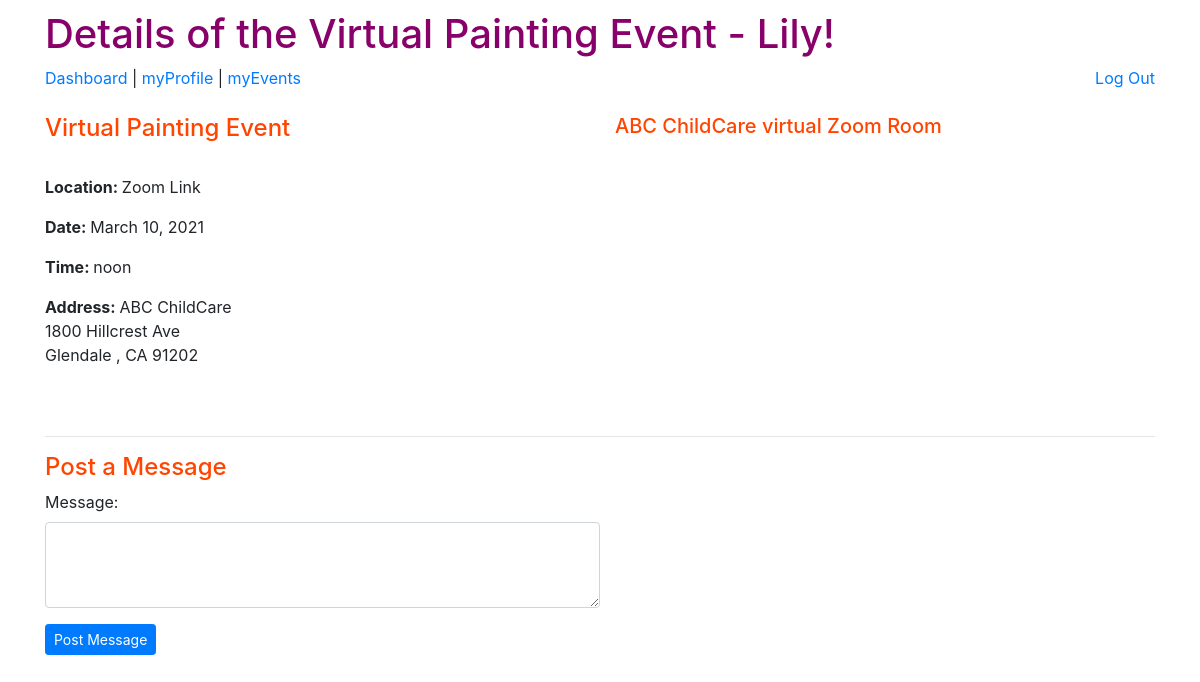
The page /ABC/2/confirmJoin (signed in) on the database as committed earlier.
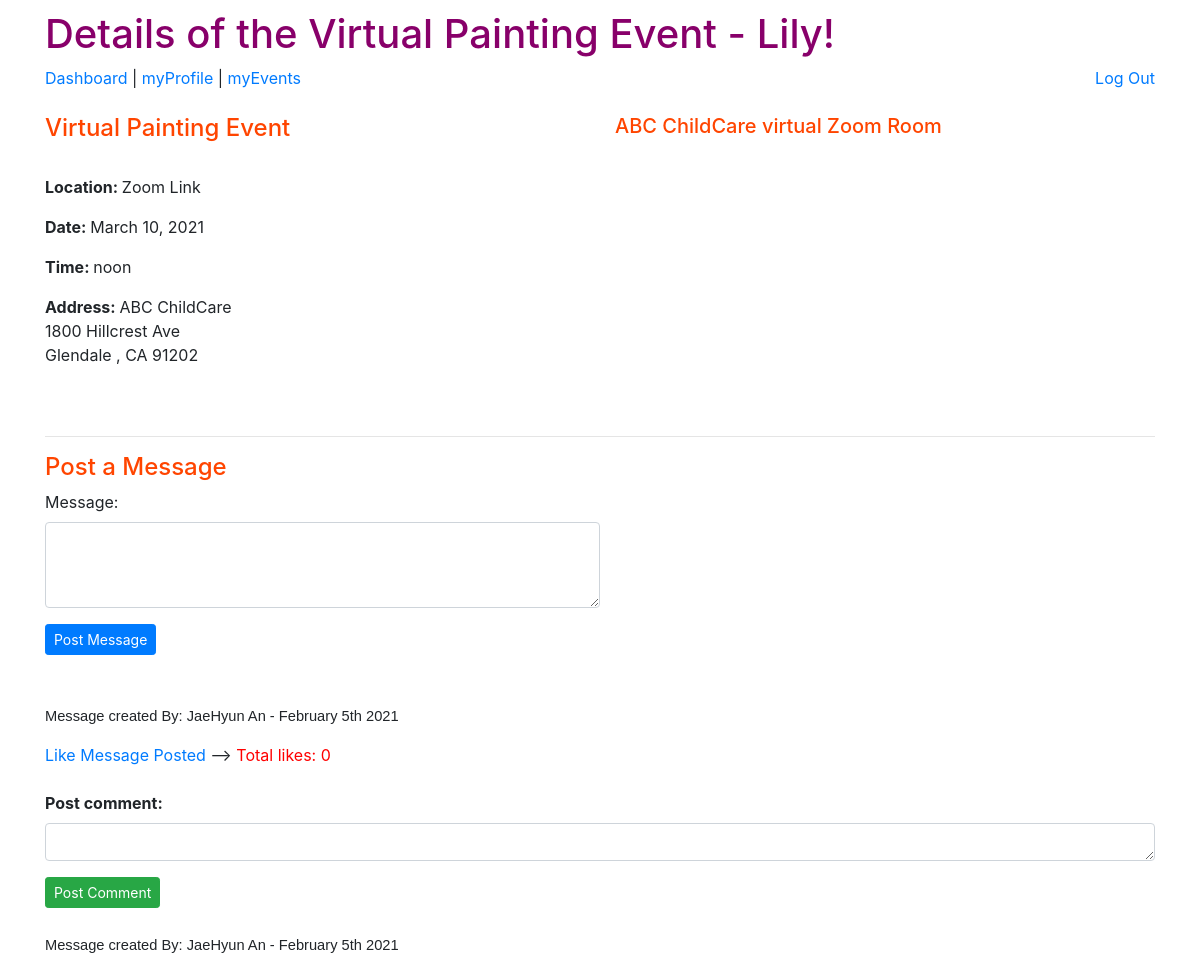
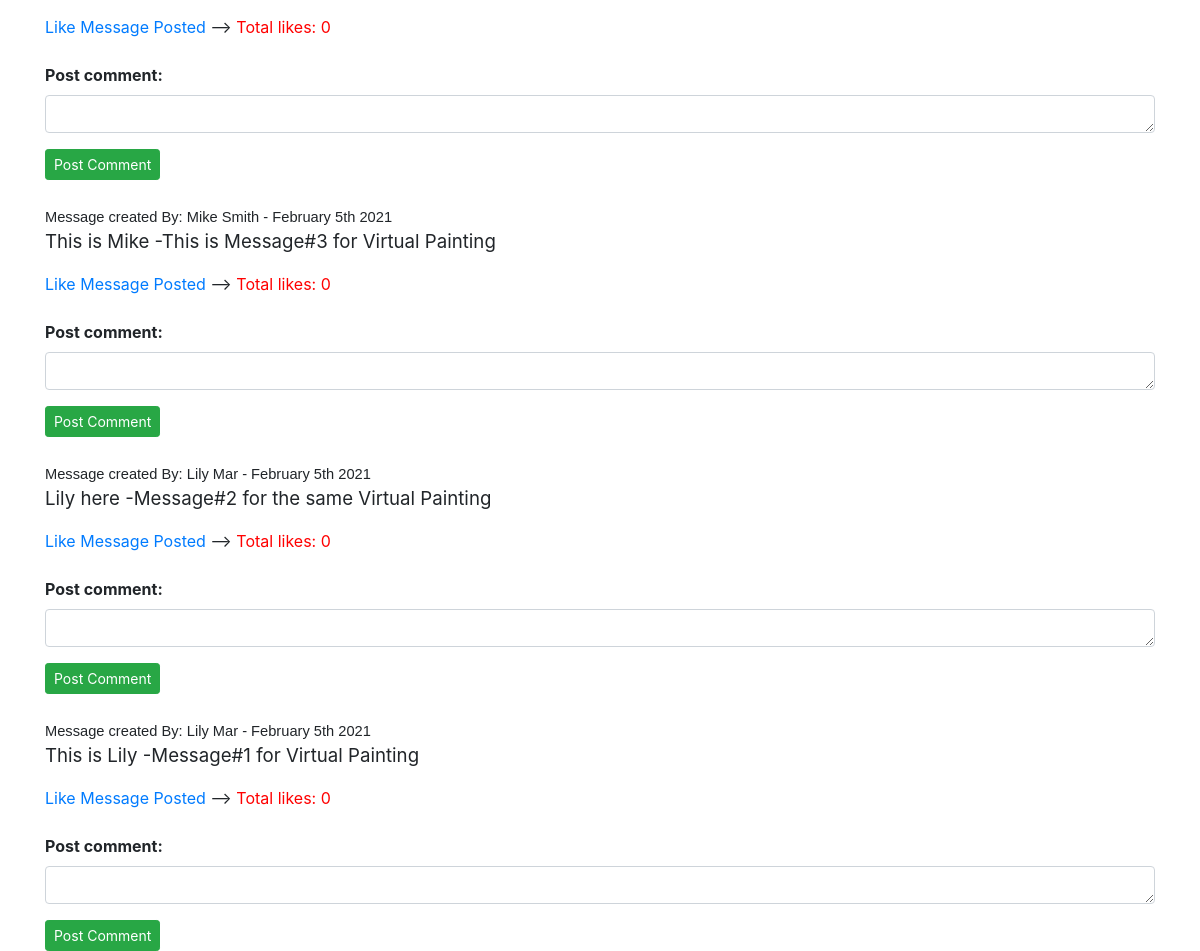
The same page on the database as committed later (2 pictures, top to bottom).
### group_app/models.py (models this page shows, shortened)
class Event(models.Model):
    event_name = models.CharField(max_length=250)
    location = models.CharField(max_length=250)
    event_date = models.DateField()
    event_time = models.TimeField()
    max_capacity = models.IntegerField()
    current_enrolled = models.IntegerField(default=0)
    action_class_full = models.BooleanField(default=False)
    street_address = models.CharField(max_length=255)
    city = models.CharField(max_length=60)
    state = models.CharField(max_length=2)
    zip_code = models.CharField(max_length=5)
    child_event = models.ManyToManyField(Child, related_name='enrolled_child')
    user_event = models.ManyToManyField(User, related_name='enrolled_user')

class User(models.Model):
    first_name = models.CharField(max_length=60)
    last_name = models.CharField(max_length=60)
    email = models.EmailField(unique=True)
    password = models.CharField(max_length=100)
    created_at = models.DateTimeField(auto_now_add=True)
    updated_at = models.DateTimeField(auto_now=True)
    objects = UserManager()

class Message(models.Model):
    msg_content = models.CharField(max_length=255)
    created_at = models.DateTimeField(auto_now_add=True)
    updated_at = models.DateTimeField(auto_now=True)
    msg_UsrJoin = models.ForeignKey(User, related_name="usermessages_join", on_delete=models.CASCADE)  # OneUserManyMessages
    user_likes = models.ManyToManyField(User, related_name='liked_posts')  # ManyUsersLikeManyMessages and ManyMessagesAreLikedbyManyUsers
    msg_EventJoin = models.ForeignKey(Event, related_name="eventmessages_join",on_delete=models.CASCADE)    #OneEventManyMessages
    objects = MessageManager()

### group_app/views.py (the view)
# urls.py: path('<int:event_id>/confirmJoin', views.confirmJoin),  #localhost:8000/ABC/<event_id/confirmJoin>
def confirmJoin(request, event_id):
    this_event = Event.objects.filter(id=event_id)  #d_id comes from the urls.py parm.  FILTER is SO important here -do not use GET!
    if len(this_event) != 1:
        return redirect('/ABC/dashboard')
    user = User.objects.get(id=request.session['user_id'])
    context = {
        'one_event': this_event[0],  #need this because it is a list.  grab "value" to initially populate record for the update/view
        'user': user,
        'api_key': settings.SECRET_KEY2,  #if inspect -unfortunately you can still see the key!
        'messages_list': this_event[0].eventmessages_join.all().order_by("-created_at"), #only messages for this SPECIFIC event
    }
    return render(request, 'confirmJoin.html', context)

### group_app/templates/confirmJoin.html (shortened to what this page needs)
<!DOCTYPE html>
<html lang="en">
<head>
    <link href="https://stackpath.bootstrapcdn.com/bootstrap/4.5.0/css/bootstrap.min.css" rel="stylesheet"
>
    {% load static %}
    <link rel="stylesheet" href="{% static 'css/style.css' %}">
</head>
<body>
    <div class="container">
        <h1>Details of the {{ one_event.event_name }} Event - {{ user.first_name }}!</h1>
        <a href="/ABC/dashboard">Dashboard </a> | <a href="/ABC/myProfile">myProfile </a> | <a
            href="/ABC/myEvents">myEvents </a>
            <a class="float-right" href="/ABC/logout">Log Out</a>
            <br><br>
        <div class="row">
            <div class="col" id="left">
                <h4>{{ one_event.event_name }} Event</h4>
                <br>
                <p><strong>Location: </strong> {{ one_event.location }}</p>
                <p><strong>Date: </strong> {{ one_event.event_date }}</p>
                <p><strong>Time: </strong> {{ one_event.event_time }}</p>
                {% if one_event.location != "Zoom Link" %}
                <p><strong>Address: </strong>{{ one_event.street_address }} <br> {{ one_event.city}} , {{ one_event.state}} {{ one_event.zip_code}}</p>
                {%else%}
                <p></p><strong>Address: </strong> ABC ChildCare<br>
                    {{ one_event.street_address }} <br> {{ one_event.city}} , {{ one_event.state}} {{ one_event.zip_code}}</p>
                {%endif%}
                <br>
            </div>
            <div class= "col" id="temp-right">
                {% if one_event.location != "Zoom Link" %}
                <h4>{{ one_event.location }} </h4>
                {%else%}
                <h5>ABC ChildCare virtual Zoom Room</h5>
                {%endif%}
                <div id="map"></div>
                <br>
            </div>
        </div>
            <hr>
            <h4>Post a Message</h4>
            <form action="/ABC/createMessage/{{one_event.id}}" method="POST">
                <div class="form-group">
                    <label for="msg_content">Message:</label>
                    <textarea class="form-control w-50" name="msg_content" id="msg_content"   cols="10" rows="3"></textarea>
                </div>
                <button class="btn btn-sm btn-primary">Post Message</button>
            </form>
            <br>
            {% for message in messages_list %}
                <br>
                <pr class='poster'>Message created By:  {{message.msg_UsrJoin.first_name}} {{message.msg_UsrJoin.last_name}} - {{message.created_at|date:'F jS Y'}}</pr>
                <p class='post'>{{message.msg_content}}</p>
                {% if user not in message.user_likes.all %}
                    <a href="/ABC/like/{{one_event.id}}/{{message.id}}">Like Message Posted</a> --> <p style="display:inline; color: red;">Total likes: {{ message.user_likes.count }}</p>
                {% else %}
                    <a href="/ABC/unlike/{{one_event.id}}/{{message.id}}">UnLike Message!</a>
                {% endif %}
                <form action="/ABC/createComment/{{one_event.id}}/{{message.id}}" method="POST">
                    <br>
                    <div class="form-group">
                        <label for="com_content"><strong>Post comment:</strong></label>
                        <textarea class="form-control w-20" name="com_content" id="com_content"   cols="5" rows="1"></textarea>
                    </div>
                    <button class="btn btn-sm btn-success">Post Comment</button>
                    <br>
                </form>
            {% endfor %}
    </div>
</body>
</html>

### group_app/static/css/style.css (style rules this page uses)
* { margin:0; padding:0; }
h1 { color: rgb(136, 0, 106); }
.container { margin-top:10px; }
#map { height: 250px; width: 100%; text-emphasis-color:bold; }
h4 { color:orangered; }
h5 { color:orangered; }
#temp-right { display:inline-block; vertical-align: top; }
.poster { font-size: 11pt; text-align: left; font-family: sans-serif; }
.post { font-size: 14pt; text-align: left; }

Rows that differ between the two databases and show on the page:
added Message: msg_UsrJoin.first_name "JaeHyun", msg_UsrJoin.last_name "An", created_at "February 5th 2021", user_likes.count "0"
added Message: msg_UsrJoin.first_name "JaeHyun", msg_UsrJoin.last_name "An", created_at "February 5th 2021", user_likes.count "0"
added Message: msg_UsrJoin.first_name "Mike", msg_UsrJoin.last_name "Smith", created_at "February 5th 2021", msg_content "This is Mike -This is Message#3 for Virtual Painting", user_likes.count "0"
added Message: msg_UsrJoin.first_name "Lily", msg_UsrJoin.last_name "Mar", created_at "February 5th 2021", msg_content "Lily here -Message#2 for the same Virtual Painting", user_likes.count "0"
added Message: msg_UsrJoin.first_name "Lily", msg_UsrJoin.last_name "Mar", created_at "February 5th 2021", msg_content "This is Lily -Message#1 for Virtual Painting", user_likes.count "0"
